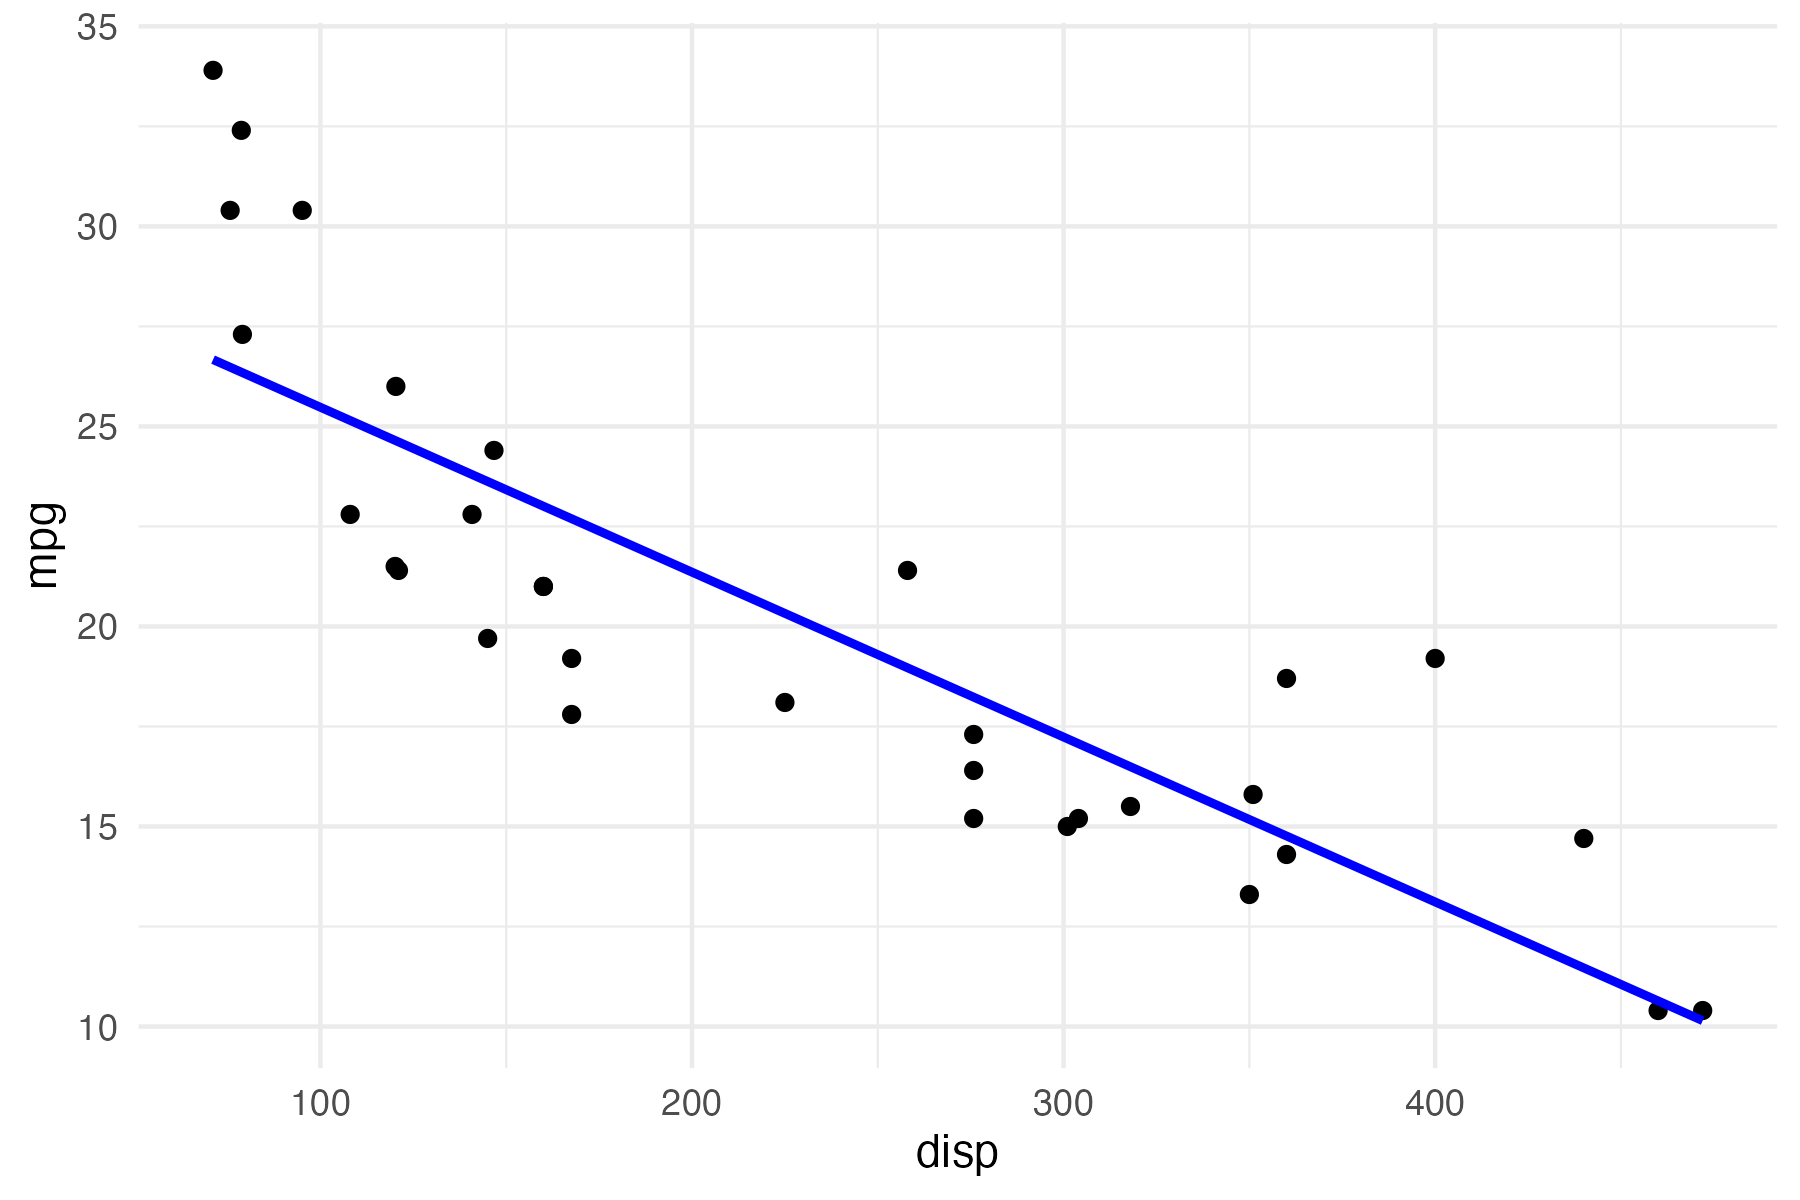

Reproduce this figure in R.
library(ggplot2)

ggplot(mtcars, aes(x = disp, y = mpg)) +
  geom_point() +
  geom_smooth(method = "lm", se = FALSE, color = "blue") +
  theme_minimal()
